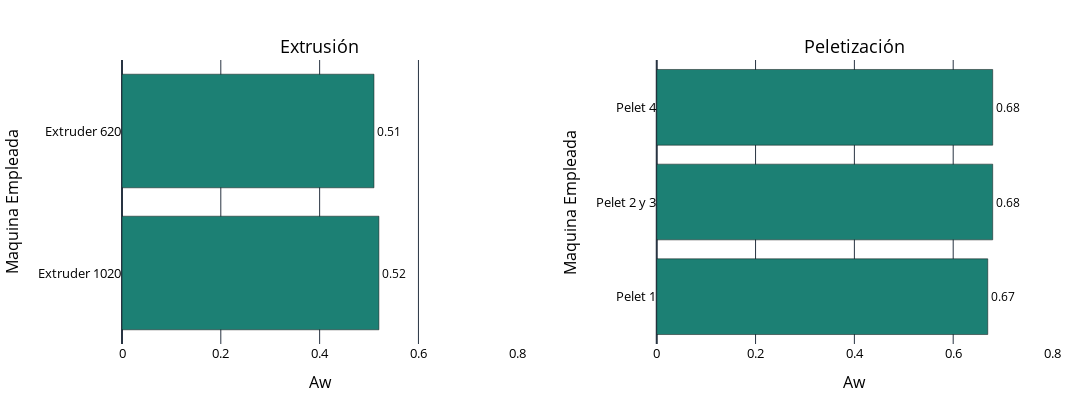

Source (notebook cell):
### Code cell
plot_aw_by_machine_comparison_plotly(
    df1=df_ext_group,
    df2=df_pel_group,
    group_col="Maquina Empleada",
    value_col="AW Prom",
    titles=("Extrusión", "Peletización"),
    output_path=f"{ROOT_IMAGEN}/comparativo_aw_por_maquina.html"
)

### Figure 1 — Plotly figure (JSON) as saved in the notebook; plotly's stock layout.template omitted (floating-point values rounded to 4 significant figures)
{"data": [{"insidetextanchor": "start", "marker": {"color": "#1C8074"}, "name": "AW Prom", "orientation": "h", "showlegend": false, "text": ["0.52", "0.51"], "textfont": {"color": "black", "size": 12}, "textposition": "outside", "type": "bar", "x": [0.52, 0.51], "xaxis": "x", "y": ["Extruder 1020", "Extruder 620"], "yaxis": "y"}, {"insidetextanchor": "start", "marker": {"color": "#1C8074"}, "name": "AW Prom", "orientation": "h", "showlegend": false, "text": ["0.67", "0.68", "0.68"], "textfont": {"color": "black", "size": 12}, "textposition": "outside", "type": "bar", "x": [0.67, 0.68, 0.68], "xaxis": "x2", "y": ["Pelet 1", "Pelet 2 y 3", "Pelet 4"], "yaxis": "y2"}], "layout": {"annotations": [{"font": {"color": "black", "size": 18}, "showarrow": false, "text": "Extrusión", "x": 0.2125, "xanchor": "center", "xref": "paper", "y": 1, "yanchor": "bottom", "yref": "paper"}, {"font": {"color": "black", "size": 18}, "showarrow": false, "text": "Peletización", "x": 0.7875, "xanchor": "center", "xref": "paper", "y": 1, "yanchor": "bottom", "yref": "paper"}], "barmode": "group", "height": 400, "margin": {"b": 40, "l": 80, "r": 40, "t": 60}, "paper_bgcolor": "white", "plot_bgcolor": "white", "title": {"font": {"color": "black", "size": 22}}, "width": 1200, "xaxis": {"anchor": "y", "color": "black", "domain": [0, 0.425], "range": [0, 0.8], "tickfont": {"color": "black", "size": 13}, "title": {"font": {"color": "black", "size": 16}, "text": "Aw"}}, "xaxis2": {"anchor": "y2", "color": "black", "domain": [0.575, 1], "range": [0, 0.8], "tickfont": {"color": "black", "size": 13}, "title": {"font": {"color": "black", "size": 16}, "text": "Aw"}}, "yaxis": {"anchor": "x", "color": "black", "domain": [0, 1], "tickfont": {"color": "black", "size": 13}, "title": {"font": {"color": "black", "size": 16}, "text": "Maquina Empleada"}}, "yaxis2": {"anchor": "x2", "color": "black", "domain": [0, 1], "tickfont": {"color": "black", "size": 13}, "title": {"font": {"color": "black", "size": 16}, "text": "Maquina Empleada"}}}}
